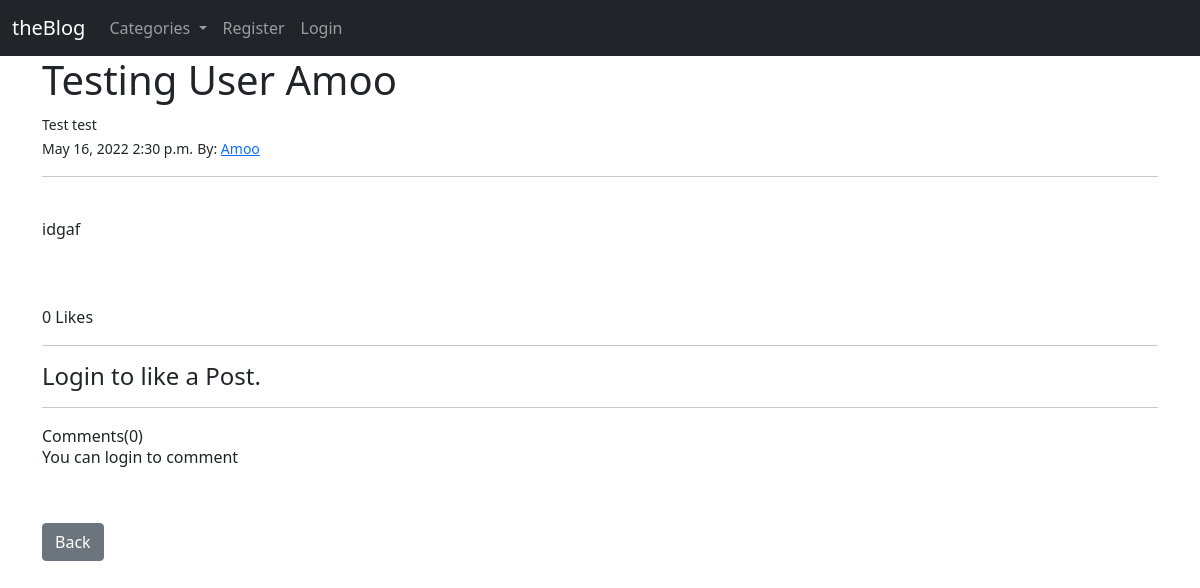
/article/24, run on an earlier commit of the app's database.
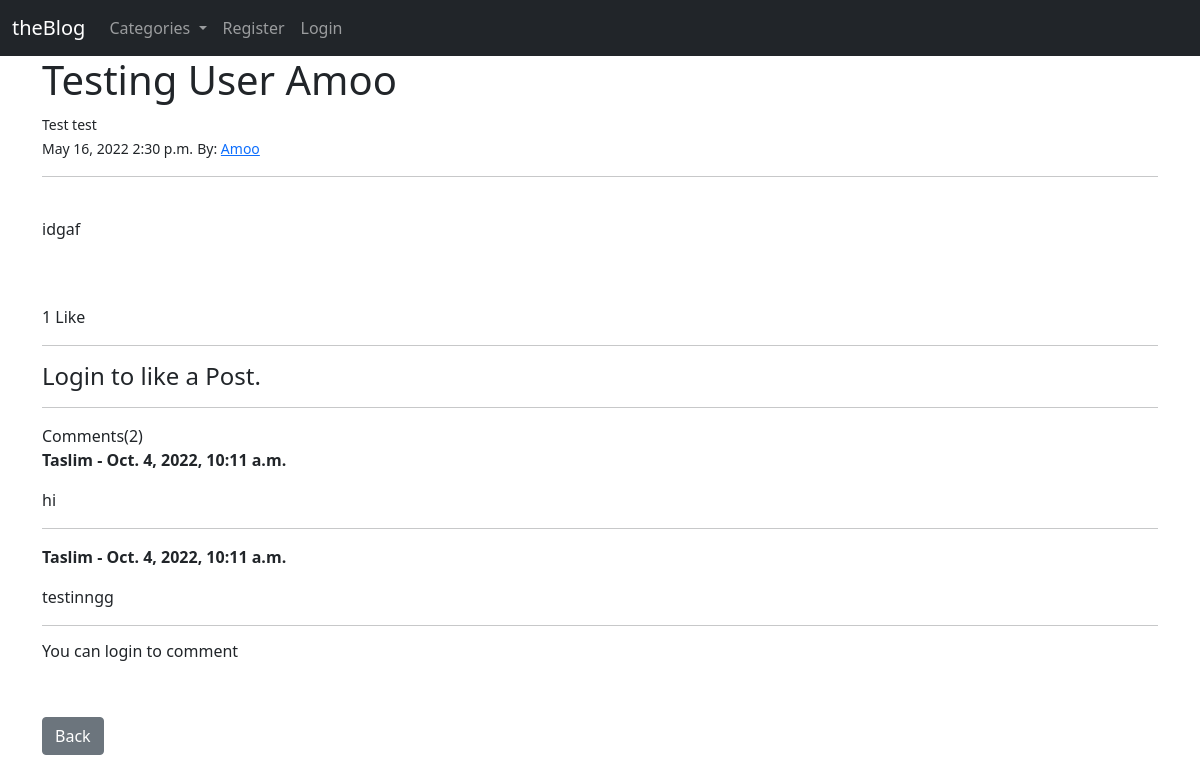
And on a later commit of the database.
### theBlog/models.py (models this page shows, shortened)
class Post(models.Model):
    title = models.CharField(max_length=255)
    header_image = models.ImageField(null=True, blank=True, upload_to='images/')
    title_tag = models.CharField(max_length=255, default="")
    author = models.ForeignKey(User, on_delete=models.CASCADE)
    body = RichTextField(blank=True, null=True)
    snippet = models.CharField(max_length=255, default="Click link above to read blog post..")
    post_date = models.DateField(auto_now_add=True)
    post_time = models.TimeField(auto_now_add=True)
    category = models.CharField(max_length=225, default='uncategorised')
    likes = models.ManyToManyField(User, related_name='blog_posts')
    def total_likes(self):
        return self.likes.count()

class Comment(models.Model):
    user = models.ForeignKey(User,null=True, on_delete=models.CASCADE)
    date = models.DateTimeField(auto_now_add=True)
    post = models.ForeignKey(Post, related_name="comments", on_delete=models.CASCADE)
    content = models.TextField()

### theBlog/views.py (the view, shortened to what this page needs)
# urls.py: path("article/<int:pk>", ArticleDetailView.as_view(), name="article_detail"),
class ArticleDetailView(DetailView):
    model = Post
    template_name = 'article_details.html'
    form = CommentForm
    def get_context_data(self, *args, **kwargs):
        cat_menu = Category.objects.all()
        post_like = get_object_or_404(Post, id=self.kwargs['pk'])
        total_no_likes = post_like.total_likes()
        context = super().get_context_data(*args, **kwargs)
        liked = False
        if post_like.likes.filter(id=self.request.user.id).exists():
            liked = True
        context["cat_menu"] = cat_menu
        context["post_likes"] = total_no_likes
        context['liked_post'] = liked
        context["comment_form"] = self.form
        return context

### theBlog/models.py (called while the page is built)
    def __str__(self):
        return self.name

### theBlog/templates/article_details.html (shortened to what this page needs)
{% extends 'base.html' %}
{% block content %}
<h1>{{ post.title }}</h1><small>{{ post.title_tag }}</small><br>
<small class="disabled">{{ post.post_date }} {{ post.post_time }}</small>
{% if post.author.profile %}
<small>By: <a href="{% url 'members:show_profile' post.author.profile.id post.author %}">{{ post.author }}</a></small><br>
{% else %}
<small>By: {{ post.author }}</small><br>
{% endif %}
<hr>
    <br>
    {{ post.body|safe }}
    <br><br>
    {% if post_likes == 1 %}
    <p>{{ post_likes }} Like</p>
    {% else %}
    <p>{{ post_likes }} Likes</p>
    {% endif %}
    <hr>
    <form action="{% url 'theBlog:like_post' post.pk %}" method='post'>
        {% if user.is_authenticated %}
        {% if liked_post == True %}
        <button type="submit" name="post_id" value="{{ post.id }}" class="btn btn-danger btn-small">Unlike</button><br>
        {% else %}
        <button type="submit" name="post_id" value="{{ post.id }}" class="btn btn-primary btn-small">Like</button><br>
        {% endif %}
        {% else %}
        <h4>Login to like a Post.</h4>
        {% endif %}
    </form>
<hr>
    Comments({{ post.comments.all.count }})
    {% for comment in post.comments.all %}
    <p><strong>{{ comment.user }} - {{ comment.date }}</strong></p>
    <p>{{ comment.content }}</p>
    <hr>
    {% endfor %}
    {% if user.is_authenticated %}
    <div class="form-group">
        <form method="post" action="{% url 'theBlog:article_detail' post.pk %}">
        </div>
            {% csrf_token %}
            {{ comment_form }}
        <div>
            <br>
             <button class="btn btn-primary btn-block" type="submit">Comment</button>
        </form>
    </div>
    {% else %}
    <h6>You can login to comment</h6>
    {% endif %}
    <br><br><a href="{% url 'theBlog:home' %}" class="btn btn-secondary">Back</a>
{% endblock %}

### theBlog/templates/base.html (shortened to what this page needs)
<!doctype html>
<html lang="en">
  <head>
    <link href="https://cdn.jsdelivr.net/npm/bootstrap@5.1.3/dist/css/bootstrap.min.css" rel="stylesheet">
  </head>
  <body>
    <nav class="navbar navbar-expand-lg navbar-dark bg-dark">
        <div class="container-fluid">
          <a class="navbar-brand" href="{% url 'theBlog:home' %}">theBlog</a>
          <div class="collapse navbar-collapse" id="navbarSupportedContent">
            <ul class="navbar-nav me-auto mb-2 mb-lg-0">
              {% if cat_menu %}
              <li class="nav-item dropdown">
                <a class="nav-link dropdown-toggle" href="#" id="navbarDropdown" role="button" data-bs-toggle="dropdown" aria-expanded="false">
                  Categories
                </a>
              </li>
              {% else %}
              <li class="nav-item">
                <a class="nav-link" href="{% url 'theBlog:categories-list' %}">Categories</a>
              </li>
              {% endif %}
              {% if user.is_authenticated %}
              <li class="nav-item">
                <a class="nav-link" href="{% url 'theBlog:add_post' %}">Add Post</a>
              </li>
              <li class="nav-item">
                <a class="nav-link" href="{% url 'theBlog:add_category' %}">Add Category</a>
              </li>
              <!-- <li class="nav-item">
                <a class="nav-link" href="{% url 'members:edit_profile' %}">Edit Profile</a>
              </li> -->
              {% else %}
              <li class="nav-item">
                <a class="nav-link" href="{% url 'members:register' %}">Register</a>
              </li>
              <li class="nav-item">
                <a class="nav-link" href="{% url 'login' %}">Login</a>
              </li>
              {% endif %}
            </ul>
          </div>
        </div>
      </nav>
    <div class="container">
        {% block content %}
{% endblock %}
    </div>
  </body>
</html>

What changed in the data, as far as the page shows it:
computed for Post "Testing User Amoo": comments.all.count "0" → "2"
added Comment: user "Taslim", date "Oct. 4, 2022, 10:11 a.m.", content "hi"
added Comment: user "Taslim", date "Oct. 4, 2022, 10:11 a.m.", content "testinngg"
Also different on the page:
{{ post_likes }}: (not shown) → "1"
{{ post_likes }}: "0" → (not shown)
text no longer shown: "Likes"
text now shown: "Like"
